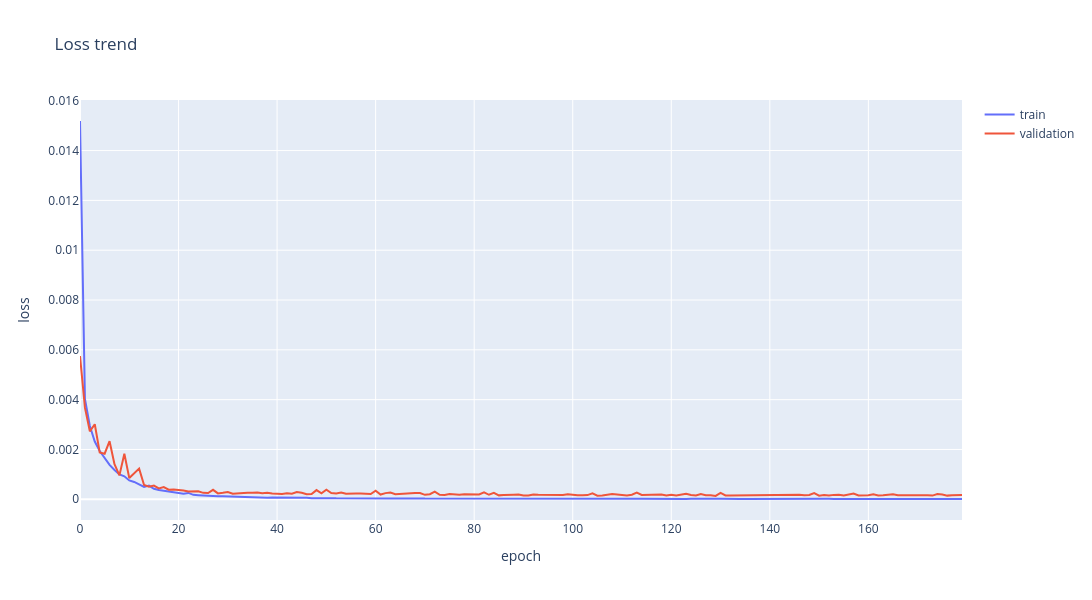

The notebook cell saved with this chart:
### Markdown cell above
# Data Visualization

### Code cell
fig = go.Figure()
fig.add_trace(go.Scatter(y=history['loss'],
                    mode='lines', name='train'))
fig.add_trace(go.Scatter(y=history['val_loss'],
                    mode='lines', name='validation'))
fig.update_layout(title='Loss trend',
                  xaxis_title='epoch',
                  yaxis_title='loss',
                  width=1400,
                  height=600)
fig.show()

### Figure 1 — Plotly figure (JSON) as saved in the notebook; plotly's stock layout.template omitted (floating-point values rounded to 4 significant figures; data arrays with more than 128 entries replaced by an {"elided": "..."} marker saying what was removed)
{"data": [{"mode": "lines", "name": "train", "type": "scatter", "y": {"elided": "180 float values"}}, {"mode": "lines", "name": "validation", "type": "scatter", "y": {"elided": "180 float values"}}], "layout": {"height": 600, "title": {"text": "Loss trend"}, "width": 1400, "xaxis": {"autorange": true, "range": [0, 179], "title": {"text": "epoch"}}, "yaxis": {"autorange": true, "range": [-0.0008313, 0.01603], "title": {"text": "loss"}, "type": "linear"}}}
